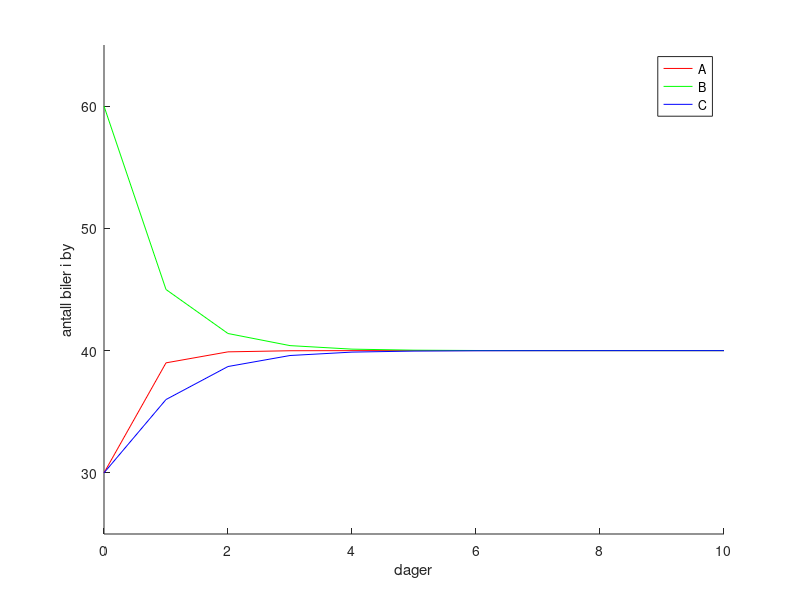

Source code (MATLAB):
n = 0:1:10;
n = n; %what?
xn = [40 - 10*0.1.^n;
      40 +  5*0.1.^n + 15*0.3.^n;
      40 +  5*0.1.^n - 15*0.3.^n];

axis([0 10 25 65])
hold on;
xlabel('dager')
ylabel('antall biler i by')
plot(n, xn(1,:), 'r');
plot(n, xn(2,:), 'g');
plot(n, xn(3,:), 'b');
legend('A', 'B', 'C')
print -dpng oppg1e.png
